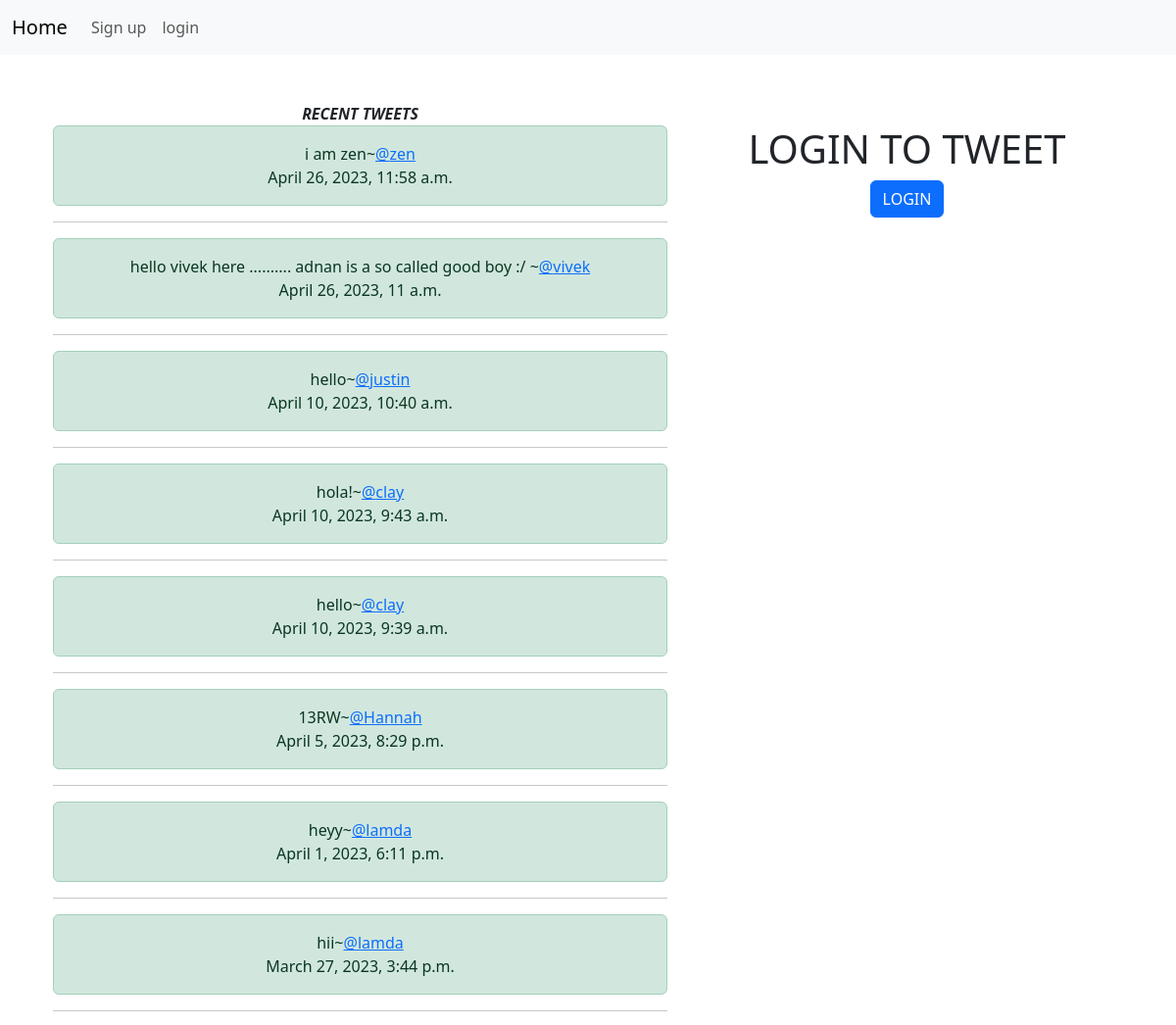
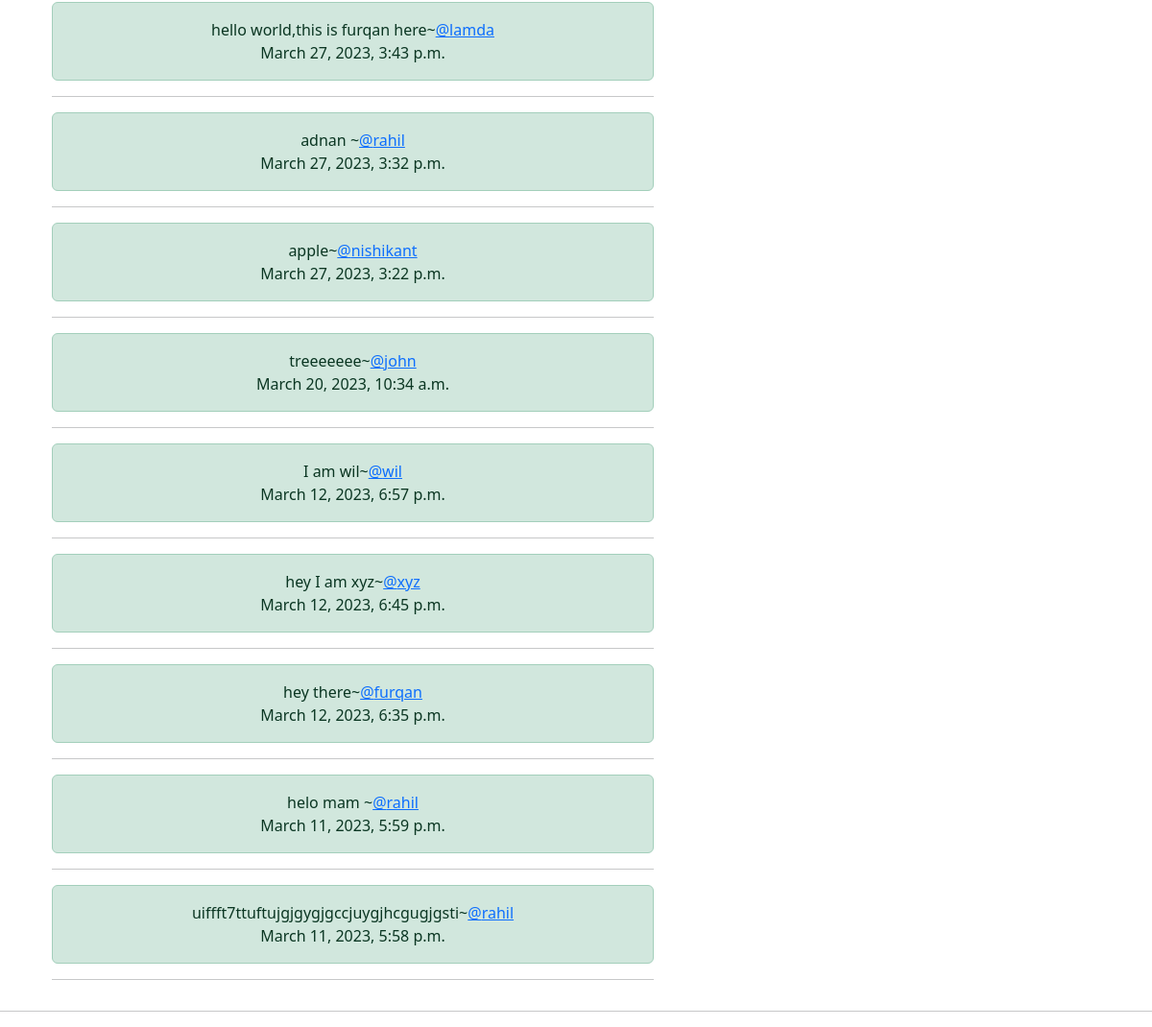
The page / on the database its author committed (2 pictures, top to bottom).
### miniproject/models.py (models this page shows, shortened)
class Tweet(models.Model):
    user=models.ForeignKey(User,on_delete=models.CASCADE)
    body=models.TextField(null=False,blank=False)
    date_created=models.DateTimeField(auto_now_add=True)

### miniproject/views.py (the view)
# urls.py: 2. Add a URL to urlpatterns:  path('', views.home, name='home')
def home(request):
    tweets = Tweet.objects.all().order_by('-date_created')
    context = {'tweet': tweets}
    if request.method == 'GET':
        return render(request, 'home.html', context)
    else:
        input = request.POST['inputtweet']
        print(input)
        t = Tweet.objects.create(user=request.user, body=input)
        t.save()
        return render(request, 'home.html', context)

### miniproject/templates/home.html
{% extends 'base.html' %}
{% load static %}
{% block content %}
<br>
<br>
<div class="container text-center">
    <div class="row">
        <div class="col-7">
         <B><I>RECENT TWEETS</I></B>
            {% for t in tweet %}
            <div class="alert alert-success" role="alert">
                {{t.body}}~<a href="{% url 'uprofile' t.user.id %}" >@{{t.user.username}}</a>
                <br>{{t.date_created|date:'DATETIME_FORMAT'}}
              </div><hr>
              {% endfor %}
        </div>
        <div class="col-5">
          <BR>
          {% if user.is_authenticated %}
            <form method="post" action="{% url 'home' %}">
                {% csrf_token %}
            <div class="alert alert-primary" role="alert">
              <div class="mb-3">
                <label for="exampleFormControlTextarea1" class="form-label">TWEET ASAP</label>
                <textarea class="form-control" id="exampleFormControlTextarea1" rows="3" name="inputtweet" required></textarea><br>
                <button type="submit" class="btn btn-outline-success">TWEET</button>
              </div>
            </div>
        </form>
        {% else %}
        <h1>LOGIN TO TWEET </h1>
        <a class="btn  btn-primary" href="{% url 'login' %}">LOGIN</a>
        {% endif %}
        </div>
    </div>
</div>
{% endblock %}

### rows shown on the page
Tweet: body "i am zen", user.username "zen", date_created "April 26, 2023, 11:58 a.m."
Tweet: body "hello vivek here .......... adnan is a so called good boy :/", user.username "vivek", date_created "April 26, 2023, 11 a.m."
Tweet: body "hello", user.username "justin", date_created "April 10, 2023, 10:40 a.m."
Tweet: body "hola!", user.username "clay", date_created "April 10, 2023, 9:43 a.m."
Tweet: body "hello", user.username "clay", date_created "April 10, 2023, 9:39 a.m."
Tweet: body "13RW", user.username "Hannah", date_created "April 5, 2023, 8:29 p.m."
Tweet: body "heyy", user.username "lamda", date_created "April 1, 2023, 6:11 p.m."
Tweet: body "hii", user.username "lamda", date_created "March 27, 2023, 3:44 p.m."
Tweet: body "hello world,this is furqan here", user.username "lamda", date_created "March 27, 2023, 3:43 p.m."
Tweet: body "adnan", user.username "rahil", date_created "March 27, 2023, 3:32 p.m."
Tweet: body "apple", user.username "nishikant", date_created "March 27, 2023, 3:22 p.m."
Tweet: body "treeeeeee", user.username "john", date_created "March 20, 2023, 10:34 a.m."
Tweet: body "I am wil", user.username "wil", date_created "March 12, 2023, 6:57 p.m."
Tweet: body "hey I am xyz", user.username "xyz", date_created "March 12, 2023, 6:45 p.m."
Tweet: body "hey there", user.username "furqan", date_created "March 12, 2023, 6:35 p.m."
Tweet: body "helo mam", user.username "rahil", date_created "March 11, 2023, 5:59 p.m."
Tweet: body "uiffft7ttuftujgjgygjgccjuygjhcgugjgsti", user.username "rahil", date_created "March 11, 2023, 5:58 p.m."
